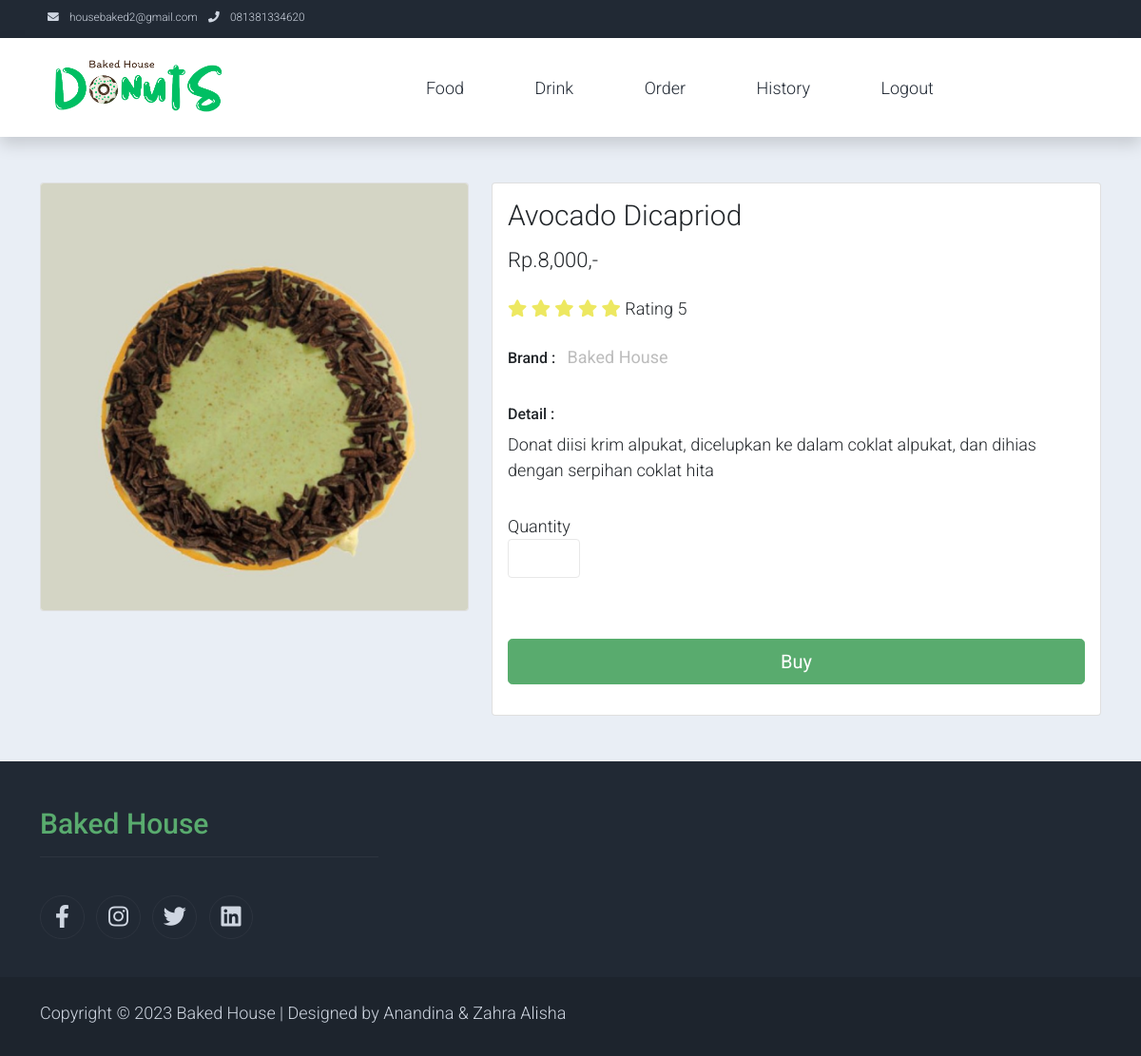
Screenshot of /bakedhouse/detail.php?id_menu=1 with the database file from the repository.
### tables this page shows
CREATE TABLE `menu` (
  `id_menu` int(11) NOT NULL,
  `kategori` varchar(20) NOT NULL,
  `nama` varchar(100) NOT NULL,
  `harga` int(20) NOT NULL,
  `deskripsi` varchar(500) NOT NULL,
  `gambar` varchar(15) NOT NULL,
  `stok` int(50) NOT NULL
);

### bakedhouse/detail.php (the view, shortened to what this page needs)
<?php
include 'koneksi.php';
$id = $_GET['id_menu'];
$ambil = $koneksi->query("SELECT * FROM menu WHERE id_menu='$id'");
$data = $ambil->fetch_assoc();
?>
<!DOCTYPE html>
<html lang="en">
  <head>
    <link rel="stylesheet" href="assets/css/bootstrap.min.css">
    <link rel="stylesheet" href="assets/css/templatemo.css">
    <link rel="stylesheet" href="assets/css/custom.css">
    <link rel="stylesheet" href="assets/css/fontawesome.min.css">
  </head>
  <body>
    <nav class="navbar navbar-expand-lg bg-dark navbar-light d-none d-lg-block" id="templatemo_nav_top">
        <div class="container text-light">
            <div class="w-100 d-flex justify-content-between">
                <div>
                    <i class="fa fa-envelope mx-2"></i>
                    <a class="navbar-sm-brand text-light text-decoration-none" href="mailto:housebaked2@gmail.com">housebaked2@gmail.com</a>
                    <i class="fa fa-phone mx-2"></i>
                    <a class="navbar-sm-brand text-light text-decoration-none" href="tel:081381334620">081381334620</a>
                </div>
            </div>
        </div>
    </nav>
    <nav class="navbar navbar-expand-lg navbar-light shadow">
        <div class="container d-flex justify-content-between align-items-center">
                <a class="navbar-brand text-success logo h1 align-self-center" href="index.php">
                    <img src="assets/img/banner.png" height="70px">
                </a>
            <div class="align-self-center collapse navbar-collapse flex-fill  d-lg-flex justify-content-lg-between" id="templatemo_main_nav">
                <div class="flex-fill">
                    <ul class="nav navbar-nav d-flex justify-content-between mx-lg-auto">
                        <li class="nav-item">
                            <a class="nav-link" href="donat.php">Food</a>
                        </li>
                        <li class="nav-item">
                            <a class="nav-link" href="minum.php">Drink</a>
                        </li>
                        <li class="nav-item">
                            <a class="nav-link" href="order.php">Order</a>
                        </li>
                        <li class="nav-item">
                            <a class="nav-link" href="history.php">History</a>
                        </li>
                        <li class="nav-item">
                            <a class="nav-link" href="../index.php" name="logout">Logout</a>
                        </li>
                    </ul>
                </div>
            </div>
        </div>
    </nav>
    <section class="bg-light">
        <div class="container pb-5">
            <div class="row">
                <div class="col-lg-5 mt-5">
                    <div class="card mb-3">
                        <img class="card-img img-fluid" src="assets/img/<?php echo $data['gambar']?>" alt="Card image cap" id="product-detail">
                    </div>
                </div>
                <div class="col-lg-7 mt-5">
                    <div class="card">
                        <div class="card-body">
                            <h1 class="h2"><?php echo $data['nama']; ?></h1>
                            <p class="h3 py-2">Rp.<?php echo number_format($data['harga']); ?>,-</p>
                            <p class="py-2">
                                <i class="fa fa-star text-warning"></i>
                                <i class="fa fa-star text-warning"></i>
                                <i class="fa fa-star text-warning"></i>
                                <i class="fa fa-star text-warning"></i>
                                <i class="fa fa-star text-warning"></i>
                                <span class="list-inline-item text-dark">Rating 5</span>
                            </p>
                            <ul class="list-inline">
                                <li class="list-inline-item">
                                    <h6>Brand :</h6>
                                </li>
                                <li class="list-inline-item">
                                    <p class="text-muted"><strong>Baked House</strong></p>
                                </li>
                            </ul>
                            <ul class="list-inline">
                                <li class="list-inline-item">
                                    <h6>Detail :</h6>
                                </li>
                                <li class="list-inline-item">
                                    <p class="text"><?php echo $data['deskripsi']; ?></p>
                                </li>
                            </ul>
                            <form action="" method="POST">
                                <div class="row">
                                    <div class="col-auto">
                                        <ul class="list-inline pb-3">
                                            <li class="list-inline-item text-right">
                                                Quantity
                                                <div class="input-group">
                                            <input type="number" min="1" max="<?= $data['stok']; ?>" class="form-control" name="jumlah" required></div>
                                        </ul>
                                        <ul class="list-inline pb-3">
                                        </ul>
                                    </div>
                                </div>
                                <div class="row pb-3">
                                    <div class="col d-grid">
                                        <button type="submit" class="btn btn-success btn-lg" name="buy">Buy</button>
                                    </div>
                                </div>
                            </form>
                        </div>
                    </div>
                </div>
            </div>
        </div>
    </section>
    <footer class="bg-dark" id="tempaltemo_footer">
        <div class="container">
            <div class="row">
                <div class="col-md-4 pt-5">
                    <h2 class="h2 text-success border-bottom pb-3 border-light logo">Baked House</h2>
                </div>
            </div>
            <div class="row text-light mb-4">
                <div class="col-12 mb-3">
                </div>
                <div class="col-center">
                    <ul class="list-inline text-left footer-icons">
                        <li class="list-inline-item border border-light rounded-circle text-center">
                            <a class="text-light text-decoration-none" target="_blank" href="http://facebook.com/"><i class="fab fa-facebook-f fa-lg fa-fw"></i></a>
                        </li>
                        <li class="list-inline-item border border-light rounded-circle text-center">
                            <a class="text-light text-decoration-none" target="_blank" href="https://www.instagram.com/"><i class="fab fa-instagram fa-lg fa-fw"></i></a>
                        </li>
                        <li class="list-inline-item border border-light rounded-circle text-center">
                            <a class="text-light text-decoration-none" target="_blank" href="https://twitter.com/"><i class="fab fa-twitter fa-lg fa-fw"></i></a>
                        </li>
                        <li class="list-inline-item border border-light rounded-circle text-center">
                            <a class="text-light text-decoration-none" target="_blank" href="https://www.linkedin.com/"><i class="fab fa-linkedin fa-lg fa-fw"></i></a>
                        </li>
                    </ul>
                </div>
            </div>
        </div>
        <div class="w-100 bg-black py-3">
            <div class="container">
                <div class="row pt-2">
                    <div class="col-12">
                        <p class="text-left text-light">
                            Copyright &copy; 2023 Baked House
                            | Designed by Anandina & Zahra Alisha</a>
                        </p>
                    </div>
                </div>
            </div>
        </div>
    </footer>
</body>
</html>

### bakedhouse/assets/css/templatemo.css (style rules this page uses)
body, ul, li, p, a, label, input, div { font-family: 'Roboto', sans-serif; font-size: 18px !important; font-weight: 300 !important; }
.h1 { font-family: 'Roboto', sans-serif; font-size: 48px !important; font-weight: 200 !important; }
.h2 { font-family: 'Roboto', sans-serif; font-size: 30px !important; font-weight: 300; }
.h3 { font-family: 'Roboto', sans-serif; font-size: 22px !important; }
.logo { font-weight: 500 !important; }
.text-warning { color: #ede861 !important; }
.text-muted { color: #bcbcbc !important; }
.text-success { color: #59ab6e !important; }
.text-light { color: #cfd6e1 !important; }
.bg-dark { background-color: #212934 !important; }
.bg-light { background-color: #e9eef5 !important; }
.bg-black { background-color: #1d242d !important; }
.btn-success { background-color: #59ab6e !important; border-color: #56ae6c !important; }
#templatemo_nav_top { min-height: 40px; }
#templatemo_nav_top * { font-size: .9em !important; }
#templatemo_main_nav a { color: #212934; }
.form-control { border: 1px solid #e8e8e8; }
#tempaltemo_footer a { color: #dcdde1; }
#tempaltemo_footer ul.footer-icons li { width: 2.6em; height: 2.6em; line-height: 2.6em; }
#tempaltemo_footer .border-light { border-color: #2d343f !important; }
@media (min-width: 768px) { #templatemo_main_nav .navbar-nav { max-width: 450px; } }
@media (min-width: 992px) { #templatemo_main_nav .navbar-nav { max-width: 550px; } }

### rows the page displays
menu: gambar (picture), nama "Avocado Dicapriod", harga "8,000", deskripsi "Donat diisi krim alpukat, dicelupkan ke dalam coklat alpukat, dan dihias dengan serpihan coklat hita"
